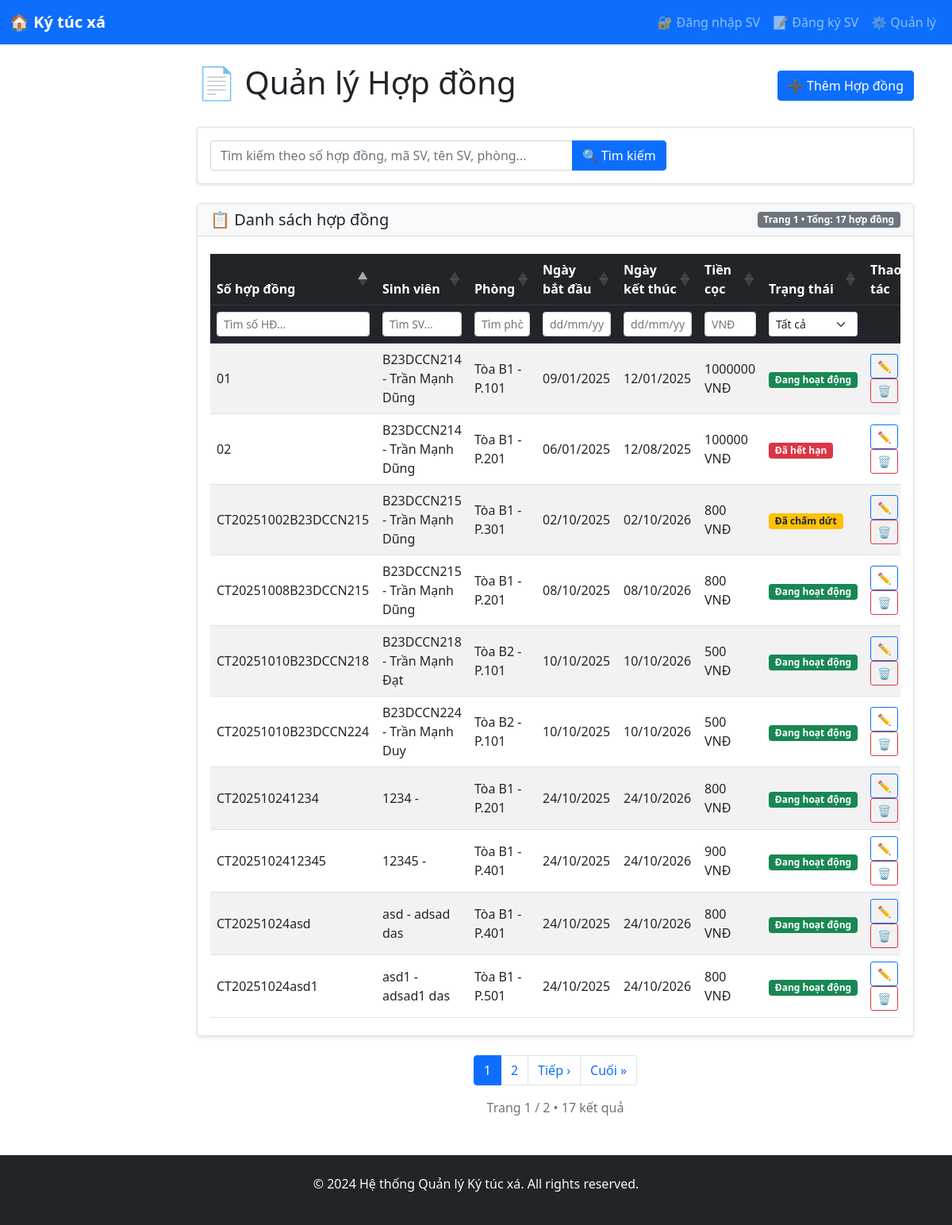
The app's page /contracts/ with its own data.
### dormitory/models.py (models this page shows, shortened)
class Contract(models.Model):
    contract_number = models.CharField(max_length=20, unique=True)
    student = models.ForeignKey(Student, on_delete=models.CASCADE)
    room = models.ForeignKey(Room, on_delete=models.CASCADE)
    start_date = models.DateField()
    end_date = models.DateField()
    deposit = models.DecimalField(max_digits=10, decimal_places=2)
    status_choices = (
        ('active', 'Đang hoạt động'),
        ('expired', 'Đã hết hạn'),
        ('terminated', 'Đã chấm dứt'),
    )
    status = models.CharField(max_length=20, choices=status_choices, default='active')
    created_at = models.DateTimeField(auto_now_add=True)

class Student(models.Model):
    user = models.OneToOneField(CustomUser, on_delete=models.CASCADE)
    student_id = models.CharField(max_length=20, unique=True)
    university = models.CharField(max_length=200)
    faculty = models.CharField(max_length=100)
    course = models.CharField(max_length=50)
    full_name = models.CharField(max_length=100, blank=True)
    date_of_birth = models.DateField(null=True, blank=True)

class Room(models.Model):
    room_number = models.CharField(max_length=10)
    building = models.ForeignKey(Building, on_delete=models.CASCADE)
    room_type = models.ForeignKey(RoomType, on_delete=models.CASCADE)
    floor = models.IntegerField()
    status_choices = (
        ('available', 'Còn trống'),
        ('occupied', 'Đã thuê'),
        ('maintenance', 'Bảo trì'),
    )
    status = models.CharField(max_length=20, choices=status_choices, default='available')
    current_occupancy = models.IntegerField(default=0)
    notes = models.TextField(blank=True)
    class Meta:
        unique_together = ['building', 'room_number']

class Building(models.Model):
    name = models.CharField(max_length=100)
    address = models.TextField()
    total_floors = models.IntegerField()
    description = models.TextField(blank=True)
    created_at = models.DateTimeField(auto_now_add=True)

### dormitory/views.py (the view, shortened to what this page needs)
# urls.py: path('contracts/', views.contract_list, name='contract_list'),
def contract_list(request):
    contracts = Contract.objects.select_related('student', 'room').all()
    search_query = request.GET.get('search', '')
    paginator = Paginator(contracts, 10)
    page_number = request.GET.get('page')
    page_obj = paginator.get_page(page_number)
    return render(request, 'dormitory/contract_list.html', {
        'page_obj': page_obj,
        'search_query': search_query
    })

### dormitory/templates/dormitory/contract_list.html (shortened to what this page needs)
{% extends 'base.html' %}
{% block content %}
<div class="d-flex justify-content-between align-items-center mb-4">
    <h1>📄 Quản lý Hợp đồng</h1>
    <a href="{% url 'contract_create' %}" class="btn btn-primary">➕ Thêm Hợp đồng</a>
</div>
<div class="card mb-4">
    <div class="card-body">
        <form method="get" class="row g-3 align-items-center">
            <div class="col-md-8">
                <div class="input-group">
                    <input type="text" name="search" class="form-control"
                           placeholder="Tìm kiếm theo số hợp đồng, mã SV, tên SV, phòng..."
                           value="{{ search_query }}">
                    <button type="submit" class="btn btn-primary">🔍 Tìm kiếm</button>
                </div>
            </div>
        </form>
    </div>
</div>
<div class="card">
    <div class="card-header bg-light">
        <div class="d-flex justify-content-between align-items-center">
            <h5 class="mb-0">📋 Danh sách hợp đồng</h5>
            <span class="badge bg-secondary">
                Trang {{ page_obj.number }} • Tổng: {{ page_obj.paginator.count }} hợp đồng
            </span>
        </div>
    </div>
    <div class="card-body">
        <div class="table-responsive">
            <table id="contractTable" class="table table-striped table-hover align-middle">
                <thead class="table-dark">
                <tr>
                    <th>Số hợp đồng</th>
                    <th>Sinh viên</th>
                    <th>Phòng</th>
                    <th>Ngày bắt đầu</th>
                    <th>Ngày kết thúc</th>
                    <th>Tiền cọc</th>
                    <th>Trạng thái</th>
                    <th>Thao tác</th>
                </tr>
                <tr class="bg-light">
                    <th><input type="text" class="form-control form-control-sm column-filter" placeholder="Tìm số HĐ..."></th>
                    <th><input type="text" class="form-control form-control-sm column-filter" placeholder="Tìm SV..."></th>
                    <th><input type="text" class="form-control form-control-sm column-filter" placeholder="Tìm phòng..."></th>
                    <th><input type="text" class="form-control form-control-sm column-filter" placeholder="dd/mm/yyyy"></th>
                    <th><input type="text" class="form-control form-control-sm column-filter" placeholder="dd/mm/yyyy"></th>
                    <th><input type="text" class="form-control form-control-sm column-filter" placeholder="VNĐ"></th>
                    <th>
                    <select class="form-select form-select-sm column-filter">
                        <option value="">Tất cả</option>
                    </select>
                    </th>
                    <th></th>
                </tr>
                </thead>
                <tbody>
                {% for contract in page_obj %}
                <tr>
                    <td>{{ contract.contract_number }}</td>
                    <td>
                    {{ contract.student.student_id }} -
                    {% if contract.student.full_name %}
                        {{ contract.student.full_name }}
                    {% else %}
                        {{ contract.student.user.get_full_name }}
                    {% endif %}
                    </td>
                    <td>{{ contract.room.building.name }} - P.{{ contract.room.room_number }}</td>
                    <td>{{ contract.start_date|date:"d/m/Y" }}</td>
                    <td>{{ contract.end_date|date:"d/m/Y" }}</td>
                    <td>{{ contract.deposit|floatformat:0 }} VNĐ</td>
                    <td>
                    <span class="badge
                        {% if contract.status == 'active' %}bg-success
                        {% elif contract.status == 'expired' %}bg-danger
                        {% else %}bg-warning text-dark{% endif %}">
                        {{ contract.get_status_display }}
                    </span>
                    </td>
                    <td>
                    <a href="{% url 'contract_edit' contract.pk %}" class="btn btn-sm btn-outline-primary">✏️</a>
                    <a href="{% url 'contract_delete' contract.pk %}" class="btn btn-sm btn-outline-danger">🗑️</a>
                    </td>
                </tr>
                {% endfor %}
                </tbody>
            </table>
        </div>
    </div>
</div>
{% if page_obj.paginator.num_pages > 1 %}
<nav aria-label="Page navigation" class="mt-4">
    <ul class="pagination justify-content-center">
        {% for num in page_obj.paginator.page_range %}
            {% if page_obj.number == num %}
                <li class="page-item active">
                    <span class="page-link">{{ num }}</span>
                </li>
            {% elif num > page_obj.number|add:'-3' and num < page_obj.number|add:'3' %}
                <li class="page-item">
                    <a class="page-link" href="?page={{ num }}{% if search_query %}&search={{ search_query }}{% endif %}">{{ num }}</a>
                </li>
            {% endif %}
        {% endfor %}
        {% if page_obj.has_next %}
            <li class="page-item">
                <a class="page-link" href="?page={{ page_obj.next_page_number }}{% if search_query %}&search={{ search_query }}{% endif %}">Tiếp ›</a>
            </li>
            <li class="page-item">
                <a class="page-link" href="?page={{ page_obj.paginator.num_pages }}{% if search_query %}&search={{ search_query }}{% endif %}">Cuối »</a>
            </li>
        {% endif %}
    </ul>
</nav>
<div class="text-center text-muted mt-2">
    Trang {{ page_obj.number }} / {{ page_obj.paginator.num_pages }}
    • {{ page_obj.paginator.count }} kết quả
</div>
{% endif %}
<link rel="stylesheet" href="https://cdn.datatables.net/1.13.6/css/dataTables.bootstrap5.min.css">
{% endblock %}

### templates/base.html (style rules this page uses)
.card { box-shadow: 0 2px 4px rgba(0, 0, 0, 0.1); margin-bottom: 20px; }

### records on screen
Contract: contract_number "01", student.student_id "B23DCCN214", student.full_name "Trần Mạnh Dũng", room.building.name "Tòa B1", room.room_number "101", start_date "09/01/2025", end_date "12/01/2025", deposit "1000000", status "Đang hoạt động"
Contract: contract_number "02", student.student_id "B23DCCN214", student.full_name "Trần Mạnh Dũng", room.building.name "Tòa B1", room.room_number "201", start_date "06/01/2025", end_date "12/08/2025", deposit "100000", status "Đã hết hạn"
Contract: contract_number "CT20251002B23DCCN215", student.student_id "B23DCCN215", student.full_name "Trần Mạnh Dũng", room.building.name "Tòa B1", room.room_number "301", start_date "02/10/2025", end_date "02/10/2026", deposit "800", status "Đã chấm dứt"
Contract: contract_number "CT20251008B23DCCN215", student.student_id "B23DCCN215", student.full_name "Trần Mạnh Dũng", room.building.name "Tòa B1", room.room_number "201", start_date "08/10/2025", end_date "08/10/2026", deposit "800", status "Đang hoạt động"
Contract: contract_number "CT20251010B23DCCN224", student.student_id "B23DCCN224", student.full_name "Trần Mạnh Duy", room.building.name "Tòa B2", room.room_number "101", start_date "10/10/2025", end_date "10/10/2026", deposit "500", status "Đang hoạt động"
Contract: contract_number "CT20251010B23DCCN218", student.student_id "B23DCCN218", student.full_name "Trần Mạnh Đạt", room.building.name "Tòa B2", room.room_number "101", start_date "10/10/2025", end_date "10/10/2026", deposit "500", status "Đang hoạt động"
Contract: contract_number "CT202510241234", student.student_id "1234", room.building.name "Tòa B1", room.room_number "201", start_date "24/10/2025", end_date "24/10/2026", deposit "800", status "Đang hoạt động"
Contract: contract_number "CT20251024asd", student.student_id "asd", student.full_name "adsad das", room.building.name "Tòa B1", room.room_number "401", start_date "24/10/2025", end_date "24/10/2026", deposit "800", status "Đang hoạt động"
Contract: contract_number "CT2025102412345", student.student_id "12345", room.building.name "Tòa B1", room.room_number "401", start_date "24/10/2025", end_date "24/10/2026", deposit "900", status "Đang hoạt động"
Contract: contract_number "CT20251024asd1", student.student_id "asd1", student.full_name "adsad1 das", room.building.name "Tòa B1", room.room_number "501", start_date "24/10/2025", end_date "24/10/2026", deposit "800", status "Đang hoạt động"

### other values on screen
{{ page_obj.number }} "1"
{{ page_obj.paginator.count }} "17"
{{ num }} "1"
{{ num }} "2"
{{ page_obj.paginator.num_pages }} "2"
